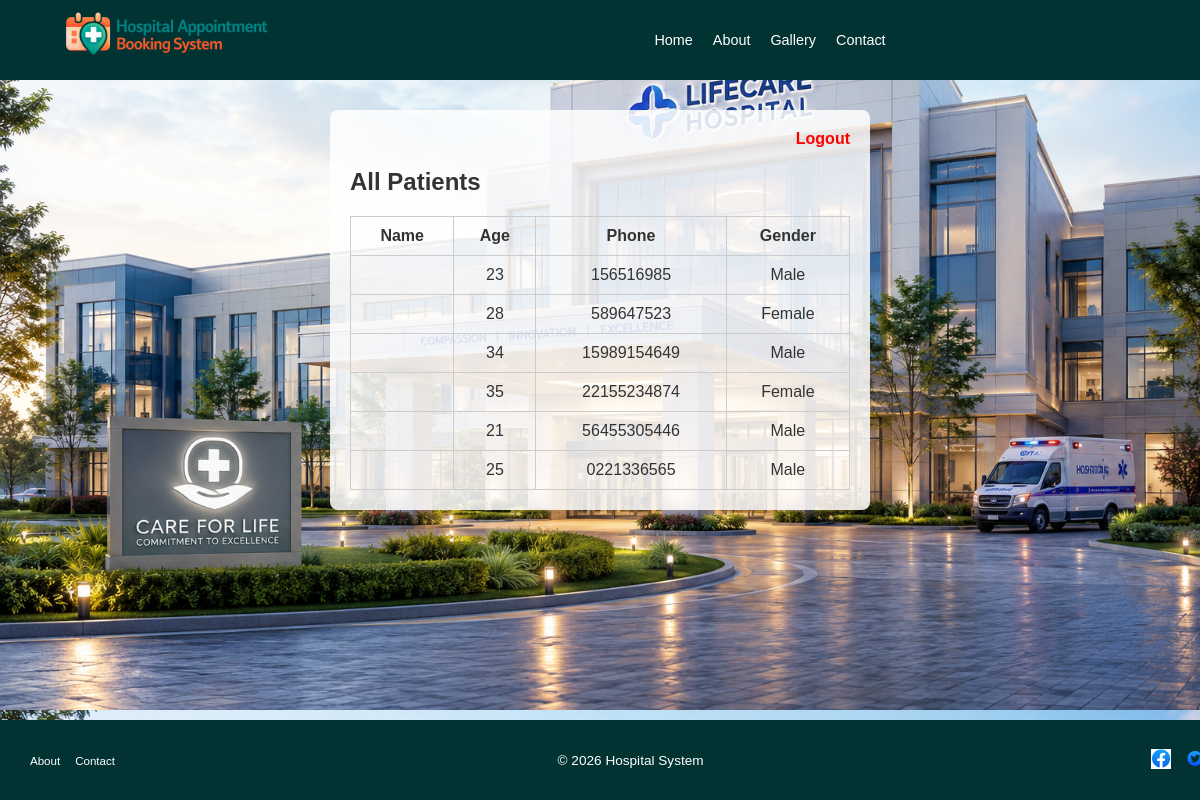
Screenshot of /patients/ (signed in) with the database file from the repository.
### Hospital/models.py (models this page shows, shortened)
class Patient(models.Model):
    user = models.OneToOneField(User, on_delete=models.CASCADE)  # Each patient has a user account
    age = models.PositiveIntegerField(blank=True, null=True)     # Patient's age (optional, allows nulls)
    phone = models.CharField(max_length=15, blank=True)          # Optional phone number
    gender = models.CharField(                                   # Gender field
        max_length=10,
        choices=[('Male', 'Male'), ('Female', 'Female'), ('Other', 'Other')],
        default='Male'
    )

### Hospital/views.py (the view)
# urls.py: path('patients/', views.patient_list, name='patient_list'),
@login_required
def patient_list(request):
    patients = Patient.objects.all()
    return render(request, 'Hospital/patient_list.html', {'patients': patients})

### Hospital/templatetags/user_extras.py (called while the page is built)
@register.filter
def is_doctor(user):
    return user.groups.filter(name="Doctor").exists()

@register.filter
def is_patient(user):
    return user.groups.filter(name="Patient").exists()

### Hospital/templates/Hospital/patient_list.html (shortened to what this page needs)
{% extends 'Hospital/main.html' %}
{% block content %}
<div class="dashboard">
    <div class="logout">
        <a href="{% url 'logout' %}">Logout</a>
    </div>
    <h2>All Patients</h2>
    <table>
        <tr><th>Name</th><th>Age</th><th>Phone</th><th>Gender</th></tr>
        {% for patient in patients %}
        <tr>
            <td>{{ patient.user.get_full_name }}</td>
            <td>{{ patient.age }}</td>
            <td>{{ patient.phone|default:"N/A" }}</td>
            <td>{{ patient.gender }}</td>
        </tr>
        {% empty %}
        <tr><td colspan="4">No patients found.</td></tr>
        {% endfor %}
    </table>
</div>
{% endblock %}

### Hospital/static/css/stylesheet.css (style rules this page uses)
body { font-family: Arial, sans-serif; margin: 0; color: #333; padding-top: 60px; }
.form-container, .dashboard { background: rgba(255, 255, 255, 0.85); margin: 50px auto; padding: 20px; border-radius: 8px; max-width: 500px; }
.logout { text-align: right; }
.logout a { color: red; font-weight: bold; text-decoration: none; }
table { width: 100%; border-collapse: collapse; margin-top: 20px; }
table th, table td { border: 1px solid #ccc; padding: 10px; text-align: center; }
body { padding-bottom: 60px; }

### rows the page displays
Patient: age "23", phone "156516985", gender "Male"
Patient: age "28", phone "589647523", gender "Female"
Patient: age "34", phone "15989154649", gender "Male"
Patient: age "35", phone "22155234874", gender "Female"
Patient: age "21", phone "56455305446", gender "Male"
Patient: age "25", phone "0221336565", gender "Male"
